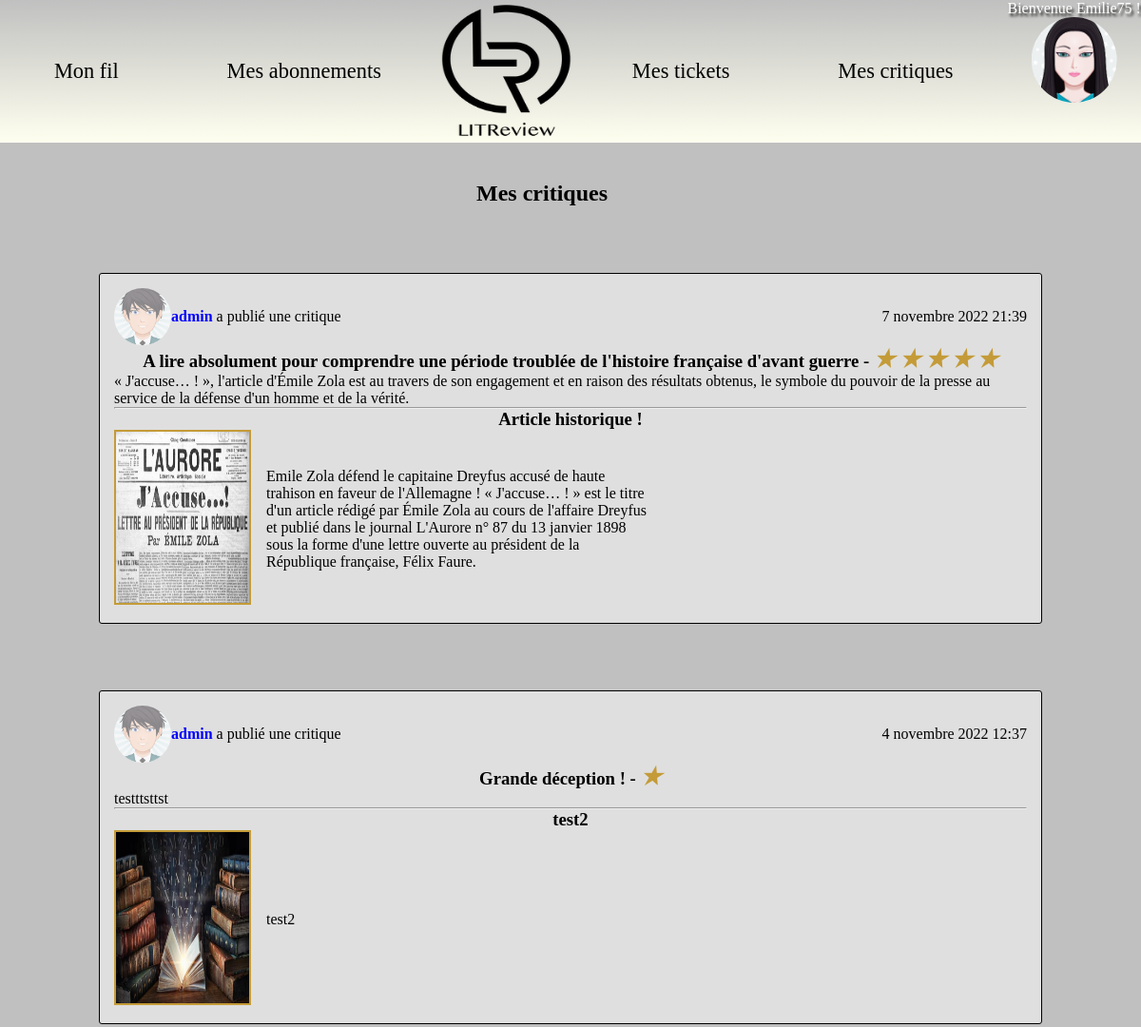
The page /review_view/ (signed in, upper part) on the database as committed earlier.
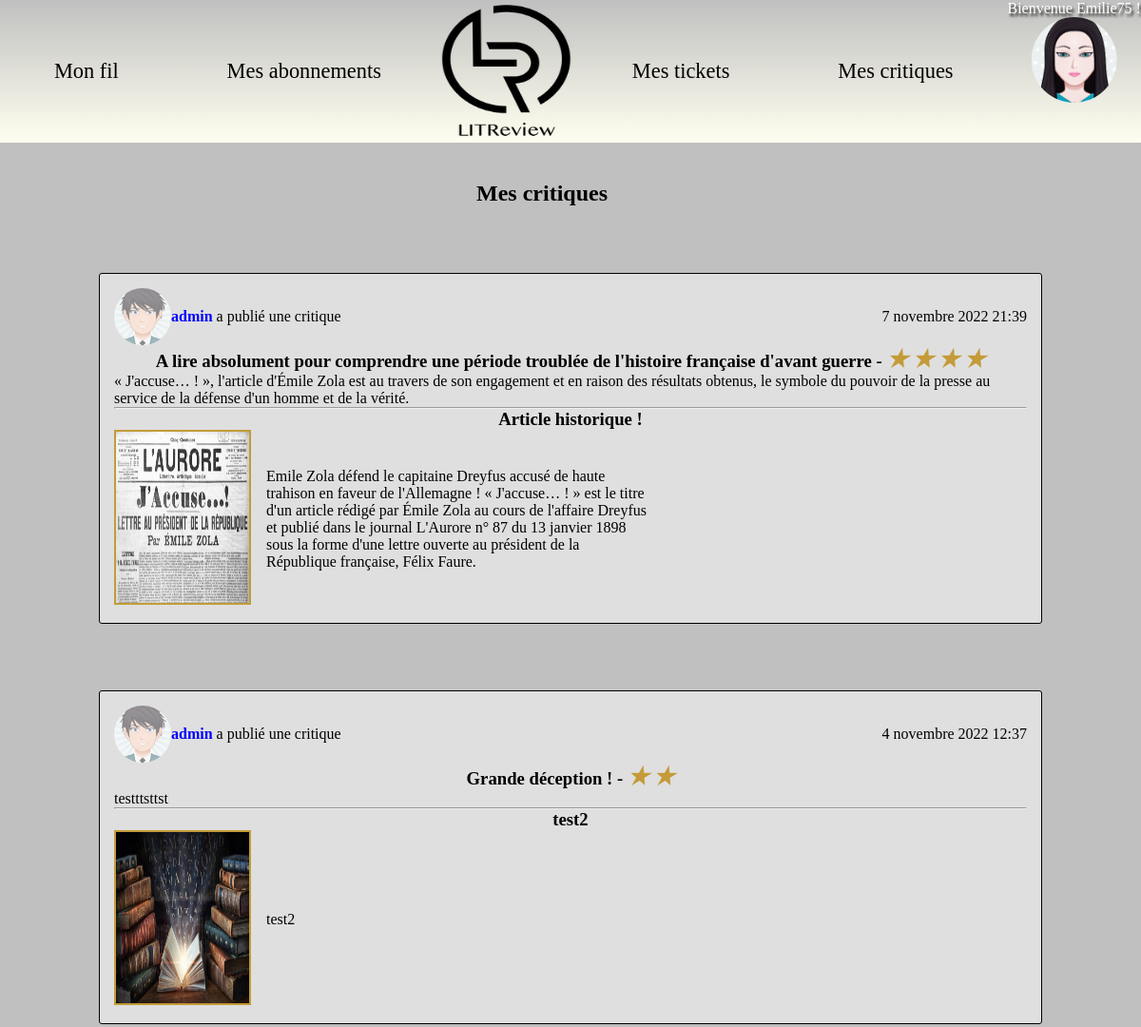
The same page on the database as committed later.
### review/models.py (models this page shows, shortened)
class Review(models.Model):
    ticket = models.ForeignKey(to=Ticket, on_delete=models.CASCADE)
    rating = models.PositiveSmallIntegerField(
        validators=[MinValueValidator(0), MaxValueValidator(5)], verbose_name='Note(0-5)')
    headline = models.CharField(max_length=128, verbose_name='Titre')
    body = models.CharField(max_length=8192, blank=True, verbose_name='Description')
    user = models.ForeignKey(
        to=settings.AUTH_USER_MODEL, on_delete=models.CASCADE)
    time_created = models.DateTimeField(auto_now_add=True)

class Ticket(models.Model):
    title = models.CharField(max_length=128, verbose_name='Titre')
    description = models.TextField(max_length=2048, blank=True, verbose_name='Description')
    image = models.ImageField(null=True, blank=True)
    time_created = models.DateTimeField(auto_now_add=True)
    user = models.ForeignKey(to=settings.AUTH_USER_MODEL, on_delete=models.CASCADE)
    has_review = models.BooleanField(default=False)
    IMAGE_MAX_SIZE = (800, 800)

### authentication/models.py (models this page shows)
class User(AbstractUser):
    profile_photo = models.ImageField(verbose_name='photo de profil', default='default_profile.png',
                                      upload_to='static/img')
    follows = models.ManyToManyField(
        'self',
        symmetrical=False,
        verbose_name='suit'
    )
    followed_by = models.ManyToManyField(
        'self',
        symmetrical=False,
        verbose_name='suivi par',
        related_name='followers'
    )

### review/views.py (the view)
# urls.py: path('review_view/', review_view, name='review_view'),
@login_required
def review_view(request):
    reviews = models.Review.objects.filter(
        Q(user__in=request.user.follows.all()) |
        Q(user__exact=request.user.id))
    reviews = sorted(
        chain(reviews),
        key=lambda instance: instance.time_created,
        reverse=True)
    paginator = Paginator(reviews, 6)
    page = request.GET.get('page')
    page_obj = paginator.get_page(page)
    context = {
        'page_obj': page_obj,
        'reviews': reviews
    }
    return render(
        request,
        'review/review_view.html',
        context
     )

### review/templatetags/feed_extras.py (called while the page is built)
@register.filter
def model_type(value):
    return type(value).__name__

@register.filter(name='range')
def filter_range(start, end: int | str):
    if isinstance(end, str):
        end_nb = int(end)
    else:
        end_nb = end
    return range(start, end_nb)

### review/templates/review/review_view.html (shortened to what this page needs)
{% extends 'base.html' %}
{% load static %}
{% load feed_extras %}
{% block content %}
  <div class="main">
       {% if reviews %}
              <h2>Mes critiques</h2>
       {% else %}
              <br>
              <h3>Vous n'avez pas encore de critiques.</h3>
       {% endif %}
             {% for instance in page_obj %}
                 {% if instance|model_type == 'Review' %}
                     <div class="container__feed review">
                        {% include 'review/partials/review_snippet.html' with review=instance %}
                    </div>
                 {% endif %}
            {% endfor %}
  </div>
{% endblock content %}

### review/templates/review/partials/review_snippet.html
{% load feed_extras %}
<div class="user-date">
    <div class="user-infos">
        {% include 'review/partials/user_infos_snippet.html' with user=review.user %}
        <p><strong>{{ review.user.username }}</strong> a publié une critique</p>
    </div>
    <p>{{ review.time_created }}</p>
</div>
<h3>{{ review.headline }} - {% for i in 0|range:review.rating %}
                                <i id="stars">
                                    <span> &#9733 </span>
                                </i>
                            {% endfor %}
</h3>
<p>{{ review.body }}</p>
<hr>
<div class="container__ticket">
    {% include 'review/partials/ticket_snippet.html' with ticket=review.ticket %}
</div>

### review/templates/review/partials/user_infos_snippet.html
{% load static %}
        {% if user.profile_photo %}
            <img class="profile-pic-small" src="{{ user.profile_photo.url }}">
        {% else %}
            <img class="profile-pic-small" src="{% static 'img/default_profile.png' %}">
        {% endif %}

### review/templates/review/partials/ticket_snippet.html
<h3>{{ ticket.title }}</h3>
<div class="photo-description">
    {% if ticket.image %}
        <p>
            <img class="photo" src="{{ ticket.image.url }}">
        </p>
    {% endif %}
    {% if ticket.description|length > 0 %}
        <p class="description">{{ ticket.description }}</p>
    {% endif %}
</div>

Rows that differ between the two databases and show on the page:
changed Review "7 novembre 2022 21:39": rating 5 → 4 (drawn)
changed Review "Grande déception !": rating 1 → 2 (drawn)
